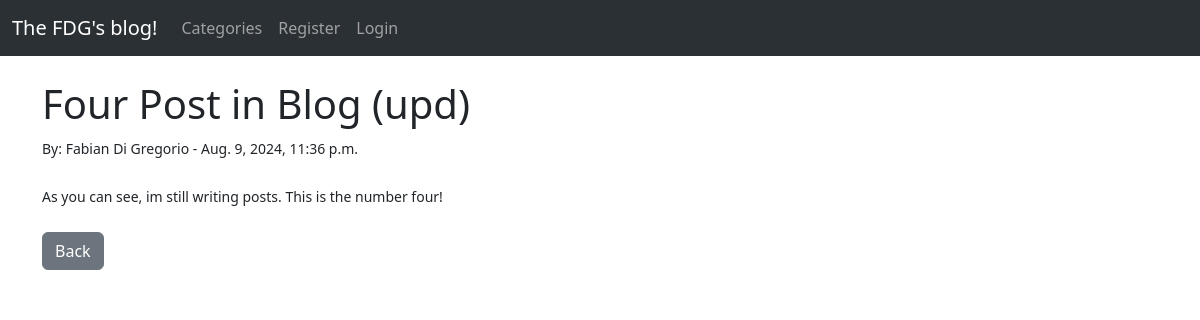
/article/6/, run on an earlier commit of the app's database.
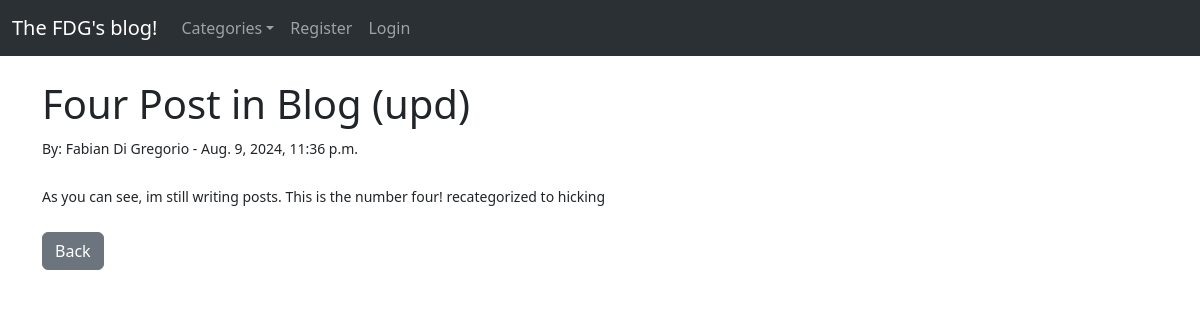
And on a later commit of the database.
### fdgblog/models.py (models this page shows, shortened)
class Post(models.Model):
    title = models.CharField(max_length=255)
    title_tag = models.CharField(max_length=255)
    author = models.ForeignKey(User, on_delete=models.CASCADE)
    content = models.TextField()
    created = models.DateTimeField(auto_now_add=True)
    modified = models.DateTimeField(auto_now=True)
    category = models.CharField(max_length=255, default="uncategorized")

### fdgblog/views.py (the view)
# urls.py: path('article/<int:pk>/', ArticleView.as_view(), name='article_details'),
class ArticleView(DetailView):
    model = Post
    template_name = 'article_details.html'
    def get_context_data(self, *args, **kwargs):
        cat_menu = Category.objects.all()
        context = super(ArticleView, self).get_context_data(*args, **kwargs)
        context["cat_menu"] = cat_menu
        return context

### fdgblog/models.py (called while the page is built)
    def __str__(self):
        return self.name

### fdgblog/templates/article_details.html (shortened to what this page needs)
{% extends 'base.html' %}
{% block content %}
    <h1>{{ post.title }}</h1>
    <small>By: {{ post.author.first_name }} {{ post.author.last_name }}
        - {{ post.created }}
    <br/><br/>
    {{ post.content }}
    <br/></br>
    <a href="{% url 'home' %}" class="btn btn-secondary">Back</a>
{% endblock %}

What changed in the data, as far as the page shows it:
changed Post "Four Post in Blog (upd)": content "As you can see, im still writing posts. This is the number four!" → "As you can see, im still writing posts. This is the number four! recategorized to hicking"
